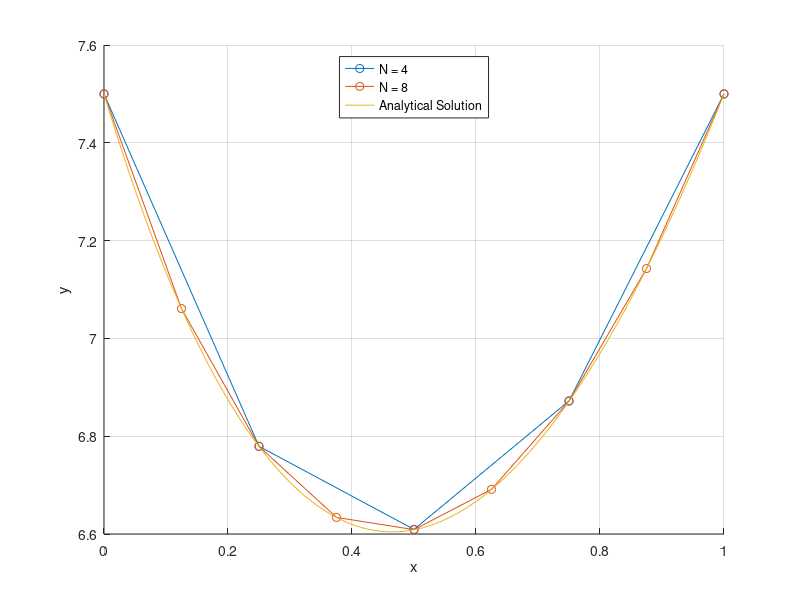

MATLAB code to generate this figure:
clear; clc; close all;

% Description: Solves an ODE using Finite Difference Method

% Analytical Solution
ye = @(x) -x + 4.71612*exp(0.5*(sqrt(5)-1).*x) + 3.78388*exp(-0.5*(sqrt(5)+1).*x) - 1;

% Boundary conditions
a   = 7.5;
y0  = a;
y1  = a;

for nseg = [4,8]
    h    = 1/nseg;
    x    = 0:h:1;
    nx   = numel(x);
    
    figure(1)
    hold on
    xlabel('x')
    ylabel('y')
    epsilon = 1;
    
    L = 1/h^2 - 1/2/h;
    C = -2/h^2 - 1;
    R = 1/h^2 + 1/2/h;
    
    AU = diag(R*ones(1,nx-1), 1);
    AC = diag(C*ones(1,nx), 0);
    AL = diag(L*ones(1,nx-1),-1);
    A = AU + AC + AL;
    
    A(1,:) = 0;
    A(1,1) = 1;
    A(end,:) = 0;
    A(end,end) = 1;
    
    b = x(:);
    b(1) = y0;
    b(end) = y1;
    
    y = A\b;
    plot(x,y,'-o','DisplayName',sprintf('N = %d',nseg))
    legend('Location','north')
    grid on
      
    xq           = 0.5;
    yexact      = ye(xq)
    ynumerical  = y(x==xq)
    relerror    = abs((yexact-ynumerical)/yexact) 
end

hold on
xq = linspace(0,1,100);
plot(xq,ye(xq),'DisplayName','Analytical Solution')
